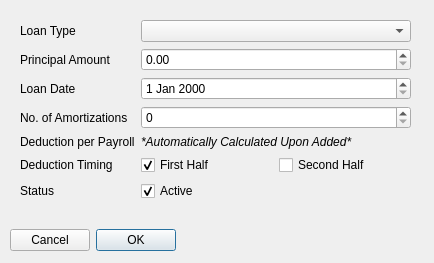
<?xml version="1.0" encoding="UTF-8"?>
<ui version="4.0">
 <class>AddLoanLedgerDialog</class>
 <widget class="QDialog" name="AddLoanLedgerDialog">
  <property name="geometry">
   <rect>
    <x>0</x>
    <y>0</y>
    <width>434</width>
    <height>263</height>
   </rect>
  </property>
  <property name="windowTitle">
   <string>Add Loan Ledger</string>
  </property>
  <widget class="QWidget" name="verticalLayoutWidget">
   <property name="geometry">
    <rect>
     <x>0</x>
     <y>0</y>
     <width>431</width>
     <height>261</height>
    </rect>
   </property>
   <layout class="QVBoxLayout" name="verticalLayout">
    <property name="leftMargin">
     <number>10</number>
    </property>
    <property name="topMargin">
     <number>10</number>
    </property>
    <property name="rightMargin">
     <number>10</number>
    </property>
    <property name="bottomMargin">
     <number>10</number>
    </property>
    <item>
     <layout class="QFormLayout" name="formLayout">
      <property name="leftMargin">
       <number>10</number>
      </property>
      <property name="topMargin">
       <number>10</number>
      </property>
      <property name="rightMargin">
       <number>10</number>
      </property>
      <item row="0" column="0">
       <widget class="QLabel" name="loanTypeLabel">
        <property name="text">
         <string>Loan Type</string>
        </property>
       </widget>
      </item>
      <item row="6" column="0">
       <widget class="QLabel" name="processLabel">
        <property name="text">
         <string>Status</string>
        </property>
       </widget>
      </item>
      <item row="5" column="0">
       <widget class="QLabel" name="deductTimingLabel">
        <property name="text">
         <string>Deduction Timing</string>
        </property>
       </widget>
      </item>
      <item row="4" column="0">
       <widget class="QLabel" name="deductPerPayLabel">
        <property name="text">
         <string>Deduction per Payroll</string>
        </property>
       </widget>
      </item>
      <item row="3" column="0">
       <widget class="QLabel" name="amortizationLabel">
        <property name="text">
         <string>No. of Amortizations</string>
        </property>
       </widget>
      </item>
      <item row="2" column="0">
       <widget class="QLabel" name="loanDateLabel">
        <property name="text">
         <string>Loan Date</string>
        </property>
       </widget>
      </item>
      <item row="1" column="0">
       <widget class="QLabel" name="principalAmtLabel">
        <property name="text">
         <string>Principal Amount</string>
        </property>
       </widget>
      </item>
      <item row="0" column="1">
       <widget class="QComboBox" name="loanTypeComboBox"/>
      </item>
      <item row="1" column="1">
       <widget class="QDoubleSpinBox" name="principalAmountDoubleSpinBox"/>
      </item>
      <item row="3" column="1">
       <widget class="QSpinBox" name="aportizationSpinBox"/>
      </item>
      <item row="4" column="1">
       <widget class="QLabel" name="deductPerPayValue">
        <property name="font">
         <font>
          <italic>true</italic>
         </font>
        </property>
        <property name="text">
         <string>*Automatically Calculated Upon Added*</string>
        </property>
       </widget>
      </item>
      <item row="2" column="1">
       <widget class="QDateEdit" name="loanDateEdit"/>
      </item>
      <item row="5" column="1">
       <layout class="QHBoxLayout" name="horizontalLayout">
        <item>
         <widget class="QCheckBox" name="firstHalfBox">
          <property name="text">
           <string>First Half</string>
          </property>
          <property name="checked">
           <bool>true</bool>
          </property>
         </widget>
        </item>
        <item>
         <widget class="QCheckBox" name="secondHalfBox">
          <property name="text">
           <string>Second Half</string>
          </property>
         </widget>
        </item>
       </layout>
      </item>
      <item row="6" column="1">
       <widget class="QCheckBox" name="processCheckBox">
        <property name="text">
         <string>Active</string>
        </property>
        <property name="checked">
         <bool>true</bool>
        </property>
       </widget>
      </item>
     </layout>
    </item>
    <item>
     <widget class="QDialogButtonBox" name="buttonBox">
      <property name="layoutDirection">
       <enum>Qt::RightToLeft</enum>
      </property>
      <property name="orientation">
       <enum>Qt::Horizontal</enum>
      </property>
      <property name="standardButtons">
       <set>QDialogButtonBox::Cancel|QDialogButtonBox::Ok</set>
      </property>
     </widget>
    </item>
   </layout>
  </widget>
 </widget>
 <resources/>
 <connections>
  <connection>
   <sender>buttonBox</sender>
   <signal>accepted()</signal>
   <receiver>AddLoanLedgerDialog</receiver>
   <slot>accept()</slot>
   <hints>
    <hint type="sourcelabel">
     <x>248</x>
     <y>254</y>
    </hint>
    <hint type="destinationlabel">
     <x>157</x>
     <y>274</y>
    </hint>
   </hints>
  </connection>
  <connection>
   <sender>buttonBox</sender>
   <signal>rejected()</signal>
   <receiver>AddLoanLedgerDialog</receiver>
   <slot>reject()</slot>
   <hints>
    <hint type="sourcelabel">
     <x>316</x>
     <y>260</y>
    </hint>
    <hint type="destinationlabel">
     <x>286</x>
     <y>274</y>
    </hint>
   </hints>
  </connection>
 </connections>
</ui>
